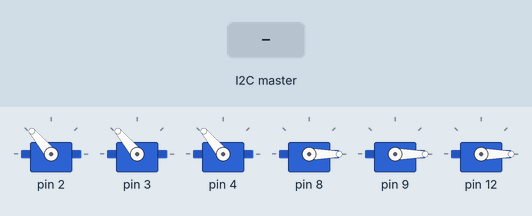
Simulated run of this sketch. Board: Arduino Uno, built with avr-gcc and run on an emulated ATmega328P. On the bench: 6 × servo. Inputs (shaded band) come from the test bench. What the sketch prints to the serial monitor is not drawn.

Above: at 2.4 s.
2.5 s: the I2C master sends the byte 1
At 3.1 s:
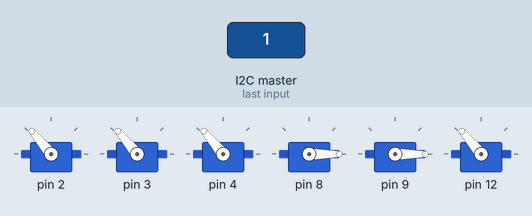
4.0 s: the I2C master sends the byte 2
At 5.2 s:
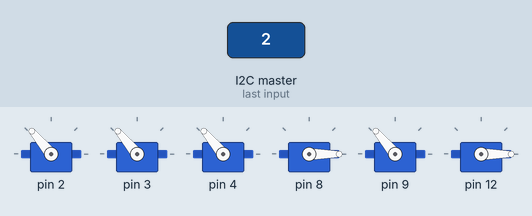
5.5 s: the I2C master sends the byte 90
At 6.5 s:
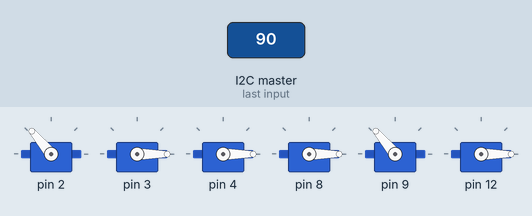
7.0 s: the I2C master sends the byte 200
At 7.7 s:
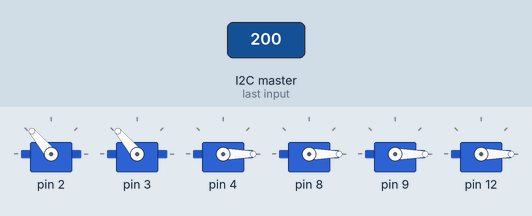
8.5 s: the I2C master sends the byte 0
At 8.8 s:
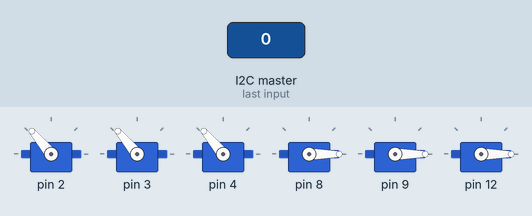
Timing chart, 0 to 11.0 s (numbered marks = the images above; inputs shaded):
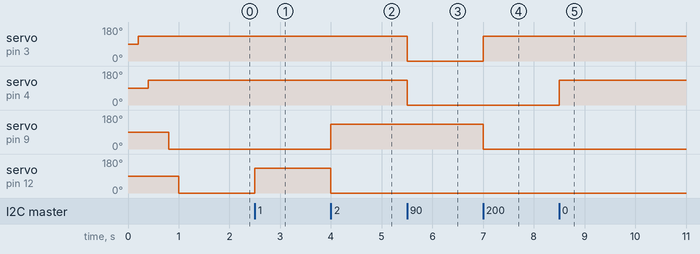

Measured:
- after the input at 2.5 s, servo on pin 12: 0° → 130° at once
- after the input at 4.0 s, servo on pin 9: 0° → 130° at once; servo on pin 12: 130° → 0° at once
- after the input at 5.5 s, servo on pin 3, servo on pin 4: 130° → 0° at once
- after the input at 7.0 s, servo on pin 3: 0° → 130° at once; servo on pin 9: 130° → 0° at once
- after the input at 8.5 s, servo on pin 4: 0° → 130° at once

The sketch:

Text2Braille_ARDUINO.ino
```cpp
#include <Wire.h>
#include <Servo.h>

//Macros
#define SLAVE_ADDRESS 0x04 //Address of the Arduino in the I2C bus
#define NUMBER_OF_SERVOS 6 //Number of servos in 1 module
#define EXTENDEDR 130 //Degree of servo for a raised bump
#define RETRACTEDR 0 //Degree of servo for an unraised bump
#define NUMBER_OF_SYMBOLS 27 //Allows for modularity and additions.
#define RETRACTEDL 130
#define EXTENDEDL 0


/** Servo hardware mapping information
 * The motor mapping is as follows, where each square bracket is a servo
 * [1] [4]
 * [2] [5]
 * [3] [6]
 * This as a linear array translates to {1,2,3,4,5,6}
 *
 *Servo numbering information
  *  Follows the hardware mapping information, starts at 1 and ends at 6.
  *  When looping through remember it servo 1 is at index 0
  */

 /** The number passed in is an integer which when converted to binary, turns into
  */


//Number received from Slave-Pi
int number = 0;
//bit read from numbers; avoid reinitialization if defined as a global
int currentBit = 0;

//Servos for Module 1
Servo module1Servos[NUMBER_OF_SERVOS];

void setup() {
  Serial.begin(9600); // start serial for output
  Wire.begin(SLAVE_ADDRESS); // initialize i2c as slave

  // define callbacks for i2c communication
  Wire.onReceive(receiveData);
  Wire.onRequest(sendData);

  module1Servos[0].attach(2);
  module1Servos[1].attach(3);
  module1Servos[2].attach(4);
  module1Servos[3].attach(8);
  module1Servos[4].attach(9);
  module1Servos[5].attach(12);

  for(int i = 0; i < 3; i ++){
    module1Servos[i].write(RETRACTEDL);
    delay(200);
  }

  for(int j = 3; j < 6; j++){
    module1Servos[j].write(RETRACTEDR);
    delay(200);
  }
  Serial.println("Initialization completed.");
}

void loop(){
  delay(100);
}

// callback function for received data
void receiveData(int byteCount){

  while(Wire.available()) { //Reading from Slave-Pi
    number = Wire.read();

    for(int i = 0; i < NUMBER_OF_SERVOS; i++){ //setting the state of servos starting with servo 1
      currentBit = bitRead(number, (NUMBER_OF_SERVOS - i) - 1); //checking the value of the corresponding bit
      switch(currentBit){
        case 1:
          if(i < 3){ // if its a servo on the left side
            module1Servos[i].write(EXTENDEDL);
          }else{ //if its a servo on the right side
            module1Servos[i].write(EXTENDEDR);
          }

          break;
        case 0:
           if(i < 3){ //if its a servo on the left side
            module1Servos[i].write(RETRACTEDL);
          }else{ // if its a servo on the right side
            module1Servos[i].write(RETRACTEDR);
          }
          break;
      }//switch
    }//for
  }//while

  //end of function
}

// callback function for sending data
void sendData(){
  Wire.write(number);
}
```
